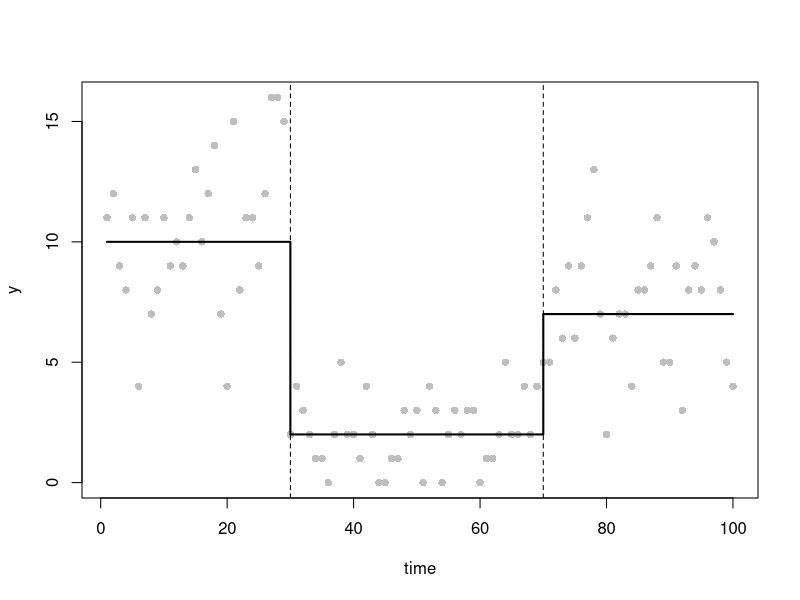
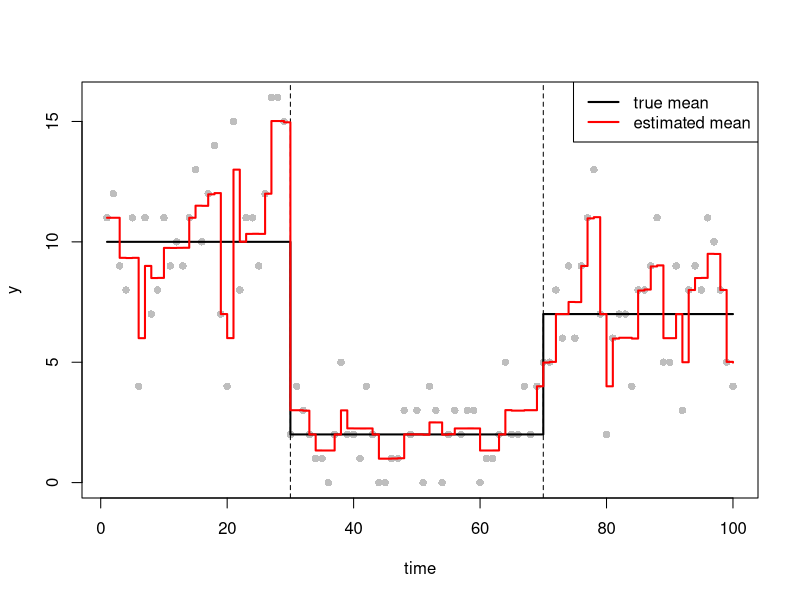
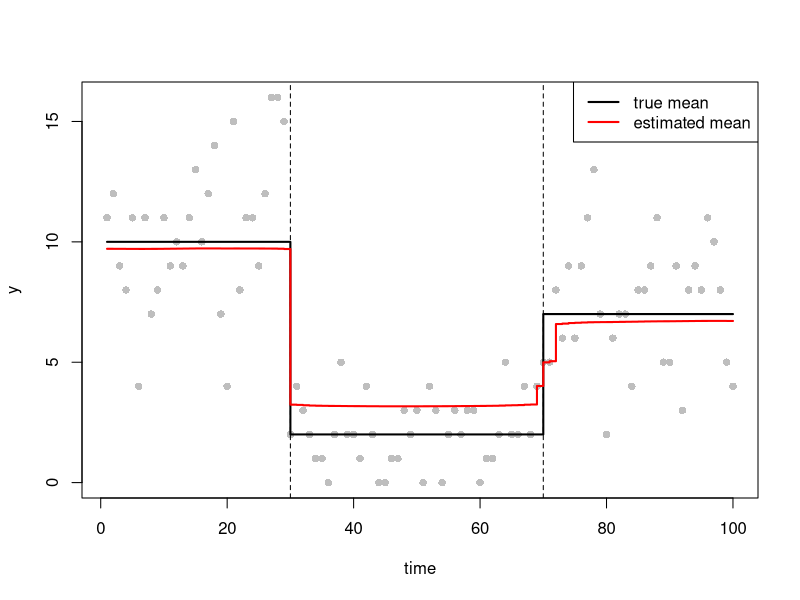
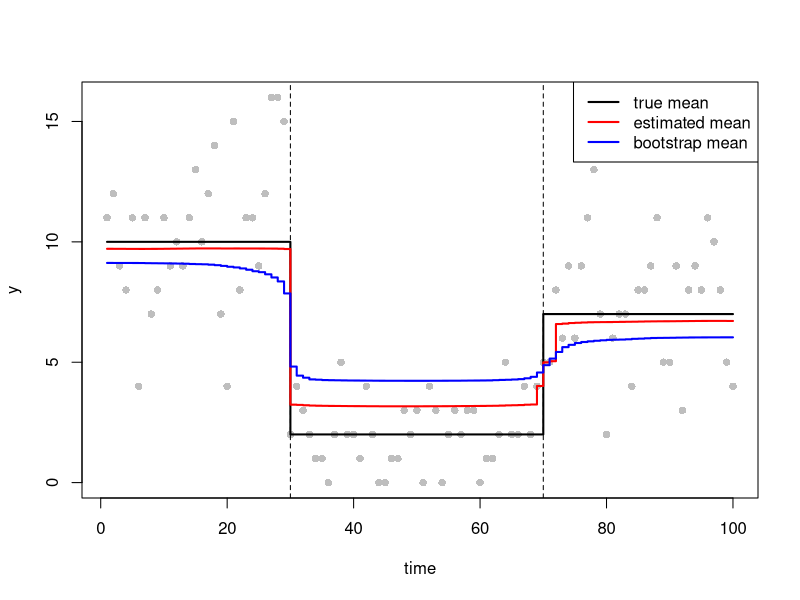
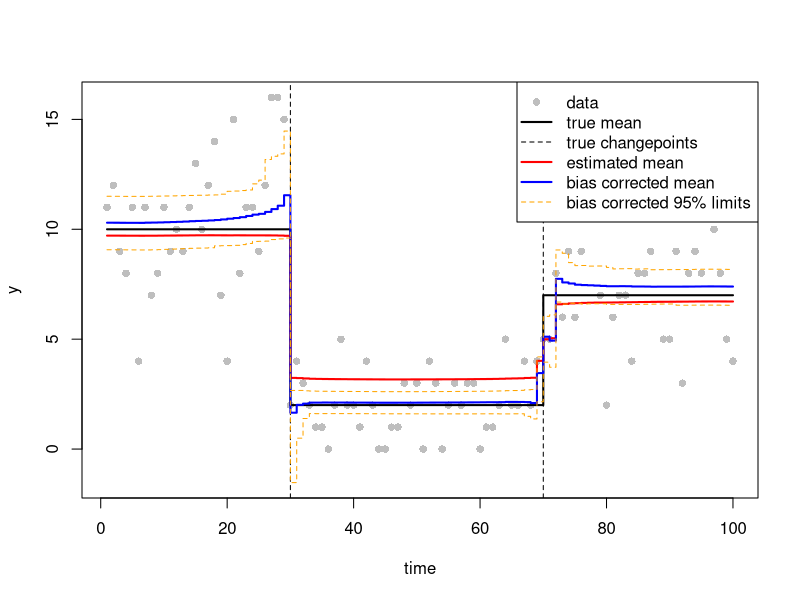

R code for these plots, in order:


## function definitions
## poission_lasso_objective: penalised cost function of the Poisson changepoint
## model
## inputs: beta, the parameter vector of length n, where beta_1 is the
##         intercept value, with beta_k (k>=2) denoting the change in the
##         log-mean function relative to the last time step
##         y, the data vector
##         lambda, the penalty parameter, set a default value of 1
##         eps, the smoothing parameter for approximating the absolute
##         function, set a default value of 1e-6.
## outputs: the value of the penalised cost
## work: compute the mean function from beta, then construct the negative 
##       log-likelihood function, add lambda times the sum of 
##       sqrt(beta_k^2 + eps) over k = 2,...,n, which shrinks beta_k towards 0

poission_lasso_objective <- function(beta, y, lambda = 1, eps = 1e-6){
  eta <- cumsum(beta)  ## linear predictor, eta_k = beta_1 + ... + beta_k
  mu <- exp(eta)  ## mean function, mu_k = exp(eta_k)
  nll <- sum(mu - y*eta + lgamma(y+1))  ## negative log likelihood
  penalty <- lambda * sum(sqrt(beta[-1]^2 + eps))  ## beta_1 is not penalised
  nll + penalty
}

## poission_lasso_grad: first derivatives of the penalised cost function of the
##                      Poisson changepoint model with respect to beta
## inputs: beta, the parameter vector of length n, where beta_1 is the 
##         intercept value, with beta_k (k>=2) denoting the change in the
##         log-mean function relative to the last time step
##         y, the data vector
##         lambda, the penalty parameter, set a default value of 1
##         eps, the smoothing parameter for approximating the absolute function,
##         set a default value of 1e-6
## outputs: the gradient vector of length n
## work: compute the mean function from beta, construct the gradient of the 
##       negative log likelihood by summing mu_k - y_k where k = j,...,n,
##       for each beta_j (j = 1,...,n), add the derivative of the penalty 
##       for j = 2,..., n

poission_lasso_grad <- function(beta, y, lambda = 1, eps = 1e-6){
  eta <- cumsum(beta)  ## linear predictor, eta_k = beta_1 + ... + beta_k
  mu <- exp(eta)  ## mean function, mu_k = exp(eta_k)
  ## need to calculate the sum of mu - y from each position j to the end, cumsum
  ## adds up from the start, so reverse the vector first, then reverse back to
  ## keep the original order
  grad_nll <- rev(cumsum(rev(mu - y)))
  ## derivative of the penalty, beta_1 is not penalised
  grad_penalty <- c(0, (lambda*beta[-1]) / sqrt(beta[-1]^2 + eps))
  grad_nll + grad_penalty 
}

## poission_lasso_hess: second derivatives of the penalised cost function of the
##                      Poisson changepoint model with respect to beta
## inputs: beta, the parameter vector of length n, where beta_1 is the 
##         intercept value, with beta_k (k>=2) denoting the change in the
##         log-mean function relative to the last time step
##         y, the data vector
##         lambda, the penalty parameter, set a default value of 1
##         eps, the smoothing parameter for approximating the absolute function,
##         set a default value of 1e-6
## outputs: the n×n Hessian matrix
## work: compute the mean function from beta, construct the Hessian matrix of
##       the negative log likelihood by summing mu_k where k = max(i,j),...,n,
##       for each (beta_i, beta_j) with i,j = 1,...,n, add the second derivative
##       of the penalty on the diagonal for j = 2,...,n

poission_lasso_hess <- function(beta, y, lambda = 1, eps = 1e-6){
  n <- length(beta)
  eta <- cumsum(beta)  ## linear predictor, eta_k = beta_1 + ... + beta_k
  mu <- exp(eta)  ## mean function, mu_k = exp(eta_k)
  ## need to calculate the sum of mu from each position k to the end
  ## cumsum adds up from the start, so reverse the vector first, then reverse
  ## back to keep the original order
  mu_remaining <- rev(cumsum(rev(mu)))
  ## only when k >= i, mu_k changes as beta_i changes; only when k >= j,
  ## mu_k changes as beta_j changes
  ## so only when k >= max(i, j), mu_k is affected by both beta_i and beta_j
  hess_nll <- matrix(0, n, n)
  for (i in 1:n) {
    for (j in 1:n) {
      hess_nll[i, j] <- mu_remaining[max(i, j)]
    }
  }
  ## the first derivative of the penalty with respect to beta_j only contains
  ## beta_j, so differentiating again with respect to beta_i will be 0
  ## so only the diagonal (j, j) will be nonzero
  ## beta_1 is not penalised, entry = 0
  hess_penalty <- diag(c(0, (lambda*eps) / (beta[-1]^2 + eps)^1.5))
  hess_nll + hess_penalty
}

## fd_test: using finite difference approximations to check the gradient and
##          Hessian matrix computed by code
## inputs: beta0, the parameter vector used in testing
##         y, the data vector
##         lambda, the penalty parameter, set a default value of 1
##         eps, the smoothing parameter for approximating the absolute function,
##         set a default value of 1e-6
##         h, the finite difference interval, set a default value of 1e-7
## outputs: a vector with two numbers, the largest absolute difference between
##          the result computed by code and the finite difference
##          approximations for gradient and Hessian matrix
## work: increase each beta_i (i = 1,...,n) by h each time, approximate the
##       gradient from the change in the objective and the Hessian from the
##       change in the gradient, then compare with the derivatives computed by
##       code

fd_test <- function(beta0, y, lambda = 1, eps = 1e-6, h = 1e-7){
  n <- length(beta0)
  obj0 <- poission_lasso_objective(beta0, y, lambda, eps)  ## objective at beta0
  grad0 <- poission_lasso_grad(beta0, y, lambda, eps)  ## gradient at beta0
  fd <- rep(0, n)  ## finite difference approximation for the gradient
  ## finite difference approximation for the Hessian matrix
  Hfd <- matrix(0, n, n)
  for (i in 1:n){
    beta1 <- beta0
    beta1[i] <- beta1[i] + h  ## increase beta_i by h
    obj1 <- poission_lasso_objective(beta1, y, lambda, eps)
    grad1 <- poission_lasso_grad(beta1, y, lambda, eps)
    ## derivative of the objective with respect to beta_i
    fd[i] <- (obj1 - obj0) / h
    ## derivative of the gradient with respect to beta_i
    Hfd[i, ] <- (grad1 - grad0) / h
  }
  hess0 <- poission_lasso_hess(beta0, y, lambda, eps)
  ## if the code is correct, the largest absolute difference between the
  ## derivatives computed by code and the approximations will be close to 0
  grad_diff <- max(abs(grad0 - fd))
  hess_diff <- max(abs(hess0 - Hfd))
  c(grad_diff, hess_diff)
}

## fit_changepoint: fit the Poisson changepoint model to the simulated dataset
##                  with a given penalty parameter
## inputs: y, the data vector
##         lambda, the penalty parameter, set a default value of 1
##         eps, the smoothing parameter for approximating the absolute function,
##         set a default value of 1e-6
## outputs: a list returned by optim
## work: initialise the parameter vector at beta_1 = log(mean(y)) and beta_k = 0
##       for all k >= 2, then minimise the objective using the BFGS method in
##       the optim command, and give a warning if optim did not converge

fit_changepoint <- function(y, lambda = 1, eps = 1e-6) {
  n <- length(y)
  ## start with a constant mean, mean(y), at every time point
  beta_start <- c(log(mean(y)), rep(0, n-1)) 
  ## find the beta that minimises the objective, starting from beta_start
  ## increase the maximum number of iterations from the default 100, as 100 is
  ## not enough to converge
  fit <- optim(beta_start, poission_lasso_objective, gr = poission_lasso_grad, 
               y = y, lambda = lambda, eps = eps, method = "BFGS", 
               control = list(maxit = 1000)) 
  if (fit$convergence != 0) warning("optim did not converge") 
  fit
}

## plt: plot the data with the true mean function and true changepoints
## inputs: time, the time points
##         y, the data vector
##         mu_true, the true mean function
##         tau_true, the ordered changepoint locations tau_0 < tau_1 < ...
##         < tau_m < tau_{m+1}, where m is the number of changepoints,
##         tau_0 = 1 and tau_{m+1} = n+1
##         ylim, the y-axis limits
## outputs: a plot
## work: plot the data with grey points, plot the true mean with black step
##       lines, plot the true changepoints with black dashed vertical lines
plt <- function(time, y, mu_true, tau_true, ylim = range(y)) {
  plot(time, y, pch = 16, col = "grey", xlab = "time", ylab = "y", ylim = ylim)
  lines(mu_true, col="black", lwd=2, type ="s")
  ## drop tau_0 and tau_{m+1} and plot changepoints
  abline(v = tau_true[-c(1,length(tau_true))], lty="dashed")
}

## simulate the data: 
## set.seed(12345) is used so that the results can be reproduced
set.seed(12345)
n <- 100
time <- 1:n
## changepoint positions (with tau_0 and tau_{m+1})
tau_true <- c(1, 30, 70, n+1)
m_true <- length(tau_true)-2  ## number of cpts (m)
theta_true <- c(10, 2, 7)  ## segment parameters (theta_1, theta_2, theta_3)               
mu_true <- numeric(n)  ## mean function
for(i in seq_along(theta_true))
  mu_true[tau_true[i]:(tau_true[i+1]-1)] <- theta_true[i]
y <- rpois(n, lambda = mu_true) ## simulate data y
## plot the simulated data, the true mean function, and the true changepoints
plt(time, y, mu_true, tau_true)

## test the derivative functions by finite differencing:
## beta_1 = log(mean(y)), so that mu_1 equals the average of y, and set the
## other parameters small and nonzero
beta0 <- c(log(mean(y)), rep(0.05, n - 1))
## if the derivatives are correct, the two differences will be close to 0
fd_test(beta0, y) 

## preliminary sanity check:
## fit the model with the default penalty parameter of lambda = 1
fit <- fit_changepoint(y, lambda = 1)
## compute the estimated mean function from the estimated beta
mu_lambda1 <- exp(cumsum(fit$par))
## plot the data, the true mean function, the estimated mean function
plt(time, y, mu_true, tau_true)
lines(mu_lambda1, col = "red", lwd = 2, type = "s")  ## add the estimated mean
legend("topright", legend = c("true mean", "estimated mean"),
       col = c("black", "red"), lwd = 2)

## choosing an appropriate lambda by minimising the mBIC:
## search over the grid of log(lambda) values to find the penalty parameter
## that minimises the mBIC
log_lambda <- seq(-1, 5, by = 0.05)
n_grid <- length(log_lambda)
m_tilde <- rep(0, n_grid)  ## the effective number of changepoints
mbic <- rep(0, n_grid)  ## mBIC at each lambda
for (i in seq_along(log_lambda)){
  lambda <- exp(log_lambda[i])
  ## estimate beta using optim (fit_changepoint warns if it did not converge)
  fit <- fit_changepoint(y, lambda = lambda)
  beta_hat <- fit$par
  ## evaluate the Hessians H_lambda and H_0 for the parameter estimates, and
  ## compute the effective degrees of freedom 
  ## EDF(lambda) = trace(H_lambda^{-1} H_0)
  H_lambda <- poission_lasso_hess(beta_hat, y, lambda = lambda)
  H_0 <- poission_lasso_hess(beta_hat, y, lambda = 0)
  edf_lambda <- sum(diag(solve(H_lambda, H_0)))
  ## evaluate the maximum log likelihood, estimate the effective number of
  ## changepoints, and then compute mBIC(lambda)
  ll <- -poission_lasso_objective(beta_hat, y, lambda = 0)
  m_tilde[i] <- edf_lambda - 1 ## effective number of changepoints
  mbic[i] <- 3*m_tilde[i]*log(n) - 2*ll
}

## find the best penalty value lambda_hat that minimises the mBIC
best <- which.min(mbic) ## index of smallest mBIC
lambda_hat <- exp(log_lambda[best]) ## best penalty value
## display the results
lambda_hat
m_tilde[best]

## fit the model with lambda_hat:
## refit the changepoint model with the best penalty value lambda_hat to get
## the final estimate of beta
fit_best <- fit_changepoint(y,lambda = lambda_hat)
beta_best <- fit_best$par
mu_hat <- exp(cumsum(beta_best))  ## estimated mean function
## plot the data, the true mean function, and the estimated mean function
plt(time, y, mu_true, tau_true)
lines(mu_hat, col = "red", lwd = 2, type = "s")  ## add the estimated mean
legend("topright", legend = c("true mean", "estimated mean"),
       col = c("black", "red"), lwd = 2)
## estimate the number of changepoints by rounding down the effective number
## of changepoints
m_hat <- floor(m_tilde[best])
## drop beta_1, order the estimated parameters |beta_k| from largest to smallest
ord <- order(abs(beta_best[-1]), decreasing = TRUE)
## add 1 because beta_1 was dropped, which shifted every position back by 1
tau_hat <- ord[1:m_hat] + 1
m_hat  ## estimated number of changepoints
tau_hat  ## estimated changepoint positions

## assess the uncertainty of the mean function by parametric bootstrapping:
## simulate B = 200 data sets from a Poisson model with mean function mu_hat,
## refit the model to each one (using the best penalty value lambda_hat for
## all simulations) and evaluate the mean function based on the new estimates

B <- 200
mu_bootstrap <- matrix(0, B, n)  ## row b is the estimate from data set b
for (b in 1:B){
  ## simulate a new data set y_sim 
  y_sim <- rpois(n, lambda = mu_hat)  ## the lambda of rpois is the Poisson mean
  ## refit the model to y_sim, fit_changepoint gives a warning if optim did 
  ## not converge
  fit_sim <- fit_changepoint(y_sim, lambda = lambda_hat)
  mu_bootstrap[b, ] <- exp(cumsum(fit_sim$par))
}
mu_bar <- colMeans(mu_bootstrap) ## estimated mean function from bootstrap
## plot the data, the true mean function, the estimated mean function mu_hat,
## and the bootstrap estimate mu_bar
plt(time, y, mu_true, tau_true)
lines(mu_hat, col = "red", lwd = 2, type = "s") ## estimated mean
lines(mu_bar, col = "blue", lwd = 2, type = "s") ## bootstrap mean
legend("topright", legend = c("true mean", "estimated mean",
                              "bootstrap mean"), 
       col = c("black", "red", "blue"), lwd = 2)
## to get the bias corrected mean function, subtract the estimated bias
## mu_bar - mu_hat from mu_hat
mu_bc <- 2*mu_hat - mu_bar ## bias corrected mean function
## evaluate the bias corrected 95% confidence intervals
q <- apply(mu_bootstrap, 2, quantile, probs = c(0.025, 0.975))
qL <- q[1, ]  ## lower limit
qU <- q[2, ]  ## upper limit
qL_bc <- 2*mu_hat - qU ## bias corrected lower limit
qU_bc <- 2*mu_hat - qL ## bias corrected upper limit

## final plot:
## produce a plot showing the original data y, the true mean function mu, the
## estimated mean function mu_hat, the bias corrected mean function mu_bc, and
## the bias corrected 95% confidence limits qL_bc and qU_bc
## ylim is set so that the plot fits the data and the confidence limits
plt(time, y, mu_true, tau_true, ylim = range(c(y, qL_bc, qU_bc)))
lines(time, mu_hat, col = "red", lwd = 2, type = "s")  ## estimated mean
lines(time, mu_bc, col = "blue", lwd = 2, type = "s")  ## bias corrected mean
lines(time, qL_bc, col = "orange", lty = "dashed", type = "s")  ## lower limit
lines(time, qU_bc, col = "orange", lty = "dashed", type = "s")  ## upper limit
legend("topright", legend = c("data", "true mean", "true changepoints",
                              "estimated mean", "bias corrected mean", 
                              "bias corrected 95% limits"),
       col = c("grey", "black", "black", "red", "blue", "orange"),
       pch = c(16, NA, NA, NA, NA, NA), lty = c(NA, 1, 2, 1, 1, 2),
       lwd = c(NA, 2, 1, 2, 2, 1))
